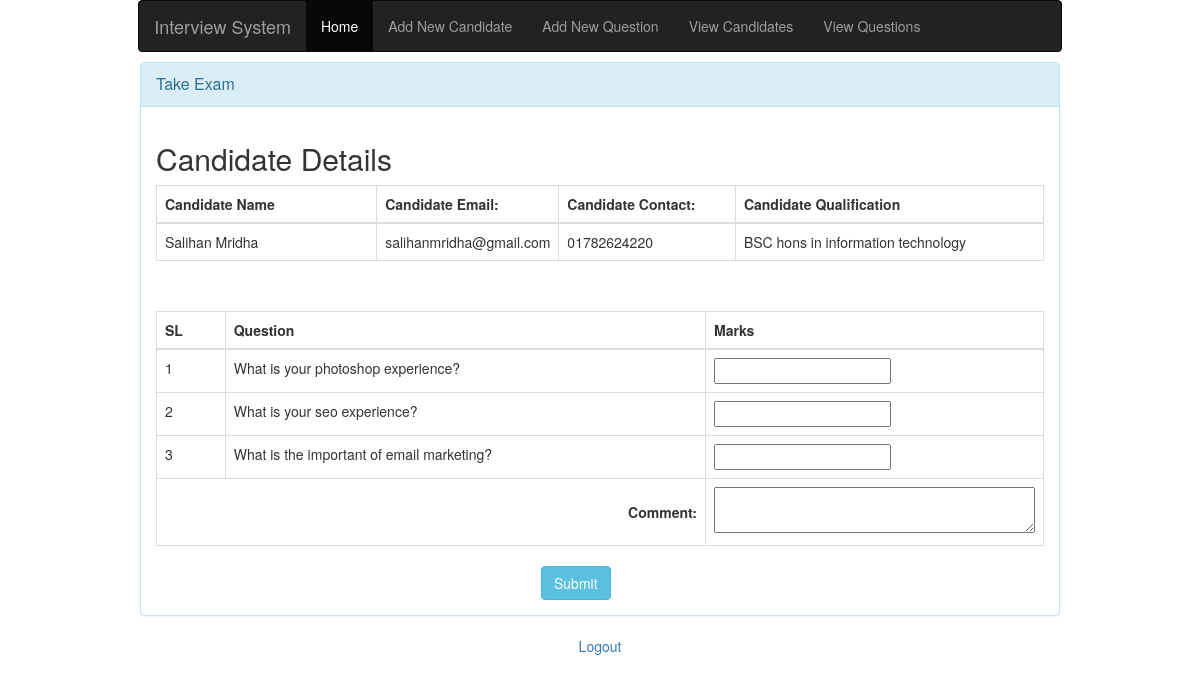
The app's page /takeExam.php?id=1 (signed in) with its own data.
### tables this page shows
CREATE TABLE `candidates` (
  `cand_id` int(10) NOT NULL,
  `cand_name` varchar(150) NOT NULL,
  `cand_email` varchar(150) NOT NULL,
  `cand_phone` varchar(150) NOT NULL,
  `cand_age` int(10) DEFAULT NULL,
  `cand_address` text,
  `cand_qualification` text
);

CREATE TABLE `questions` (
  `question_id` int(10) NOT NULL,
  `question` text
);

### inc/classes/View.php (called while the page is built, shortened)
<?php
  include ("DB.php");
  class View {
    private $db;
    function __construct(){
      $this->db = new DB();
    }
    function viewCandidate(){
      $sql = "select * from candidates";
      $query = $this->db->simplequerywithoutcondition($sql);
      $results = $query->fetchAll();
      return $results;
    }
    function viewQuestions(){
      $sql = "select * from questions";
      $query = $this->db->simplequerywithoutcondition($sql);
      $results = $query->fetchAll();
      return $results;
    }
  }

### inc/classes/DB.php (called while the page is built, shortened)
<?php
  class DB{
    private $host = "localhost";
    private $dbname = "sourcecodester_interviewdb";
    private $dbuser = "root";
    private $dbpass = "";
    private $conn;
    public function __construct(){
      if (!isset($this->conn)) {
        try {
          $pdo = new PDO("mysql:host=".$this->host.";"."dbname=".$this->dbname, $this->dbuser, $this->dbpass);
          $pdo->setAttribute(PDO::ATTR_ERRMODE, PDO::ERRMODE_EXCEPTION);
          $pdo->exec("SET CHARACTER SET utf8");
          $this->conn = $pdo;
        } catch (PDOException $e) {
          die("<h3>Database Connection Failed </h3>".$e->getMessage());
        }
      }
    }
    public function simplequerywithoutcondition($q){
      $stmt = $this->conn->prepare($q);
      $stmt->execute();
      return $stmt;
    }
  }
?>

### takeExam.php (the view, shortened to what this page needs)
<?php
  include ("inc/classes/View.php");
  $view = new View();
  $viewQuestions = $view->viewQuestions();
  $viewCandidates = $view->viewCandidate();
?>
<!DOCTYPE html>
<html lang="en" dir="ltr">
  <head>
    <link href="//maxcdn.bootstrapcdn.com/bootstrap/3.3.0/css/bootstrap.min.css" rel="stylesheet" id="bootstrap-css">
  </head>
  <body>
<div class="container">
<?php include ('nav.php'); ?>
    <div id="signupbox" style=" margin-top:10px" class="mainbox col-md-10 col-md-offset-1 col-sm-8 col-sm-offset-2">
        <div class="panel panel-info">
            <div class="panel-heading">
                <div class="panel-title">Take Exam</div>
            </div>
            <div class="panel-body" >
              <h2>Candidate Details</h2>
              <table class="table table-bordered" style="width: 100%; table-layout: auto;">
                <thead>
                  <tr>
                    <th style="width: 25%;">Candidate Name</th>
                    <th style="width: 20%;">Candidate Email: </th>
                    <th style="width: 20%;">Candidate Contact: </th>
                    <th style="width: 35%;">Candidate Qualification</th>
                  </tr>
                </thead>
                <tbody>
                  <?php foreach ($viewCandidates as $viewCandidate): ?>
                  <?php if (isset($_GET['id']) && $_GET['id'] == $viewCandidate['cand_id']): ?>
                  <tr>
                    <td><?php echo $viewCandidate['cand_name']; ?></td>
                    <td><?php echo $viewCandidate['cand_email']; ?></td>
                    <td><?php echo $viewCandidate['cand_phone']; ?></td>
                    <td><?php echo $viewCandidate['cand_qualification']; ?></td>
                  </tr>
                  <?php endif; ?>
                  <?php endforeach; ?>
                </tbody>
              </table>
            </div>
            <div class="panel-body" >
              <form class="" action="" method="post">
                <table class="table table-bordered" style="width: 100%; table-layout: auto;">
                  <thead>
                    <tr>
                      <th style="width: 10%;">SL</th>
                      <th style="width: 80%;">Question</th>
                      <th style="width: 10%;">Marks</th>
                    </tr>
                  </thead>
                  <tbody>
                    <?php $i = 0; foreach ($viewQuestions as $viewQuestion): ?>
                    <tr>
                      <td><?php $i += 1; echo $i; ?></td>
                      <td>
                        <?php echo $viewQuestion['question']; ?>
                      </td>
                      <td><input type="text" name="result<?php echo $i; ?>"></td>
                    </tr>
                    <?php endforeach; ?>
                    <tr>
                      <td colspan="2" style="text-align: right; vertical-align: middle; "><b>Comment:</b></td>
                      <td><textarea name="comment" rows="2" cols="40"></textarea></td>
                    </tr>
                  </tbody>
                </table>
                <div class="form-group">
                    <div class="aab controls col-md-5 "></div>
                    <div class="controls col-md-4 ">
                        <input type="submit" name="submitReport" value="Submit" class="btn btn-primary btn btn-info" id="addQuestion" />
                    </div>
                </div>
              </form>
            </div>
        </div>
    </div>
</div>
  </body>
</html>
<p class="text-center top_spac"> <a href="?action=logout">Logout</a> </p>

### records on screen
candidates: cand_name "Salihan Mridha", cand_email "salihanmridha@gmail.com", cand_phone "01782624220", cand_qualification "BSC hons in information technology"
questions: question "What is your photoshop experience?"
questions: question "What is your seo experience?"
questions: question "What is the important of email marketing?"
